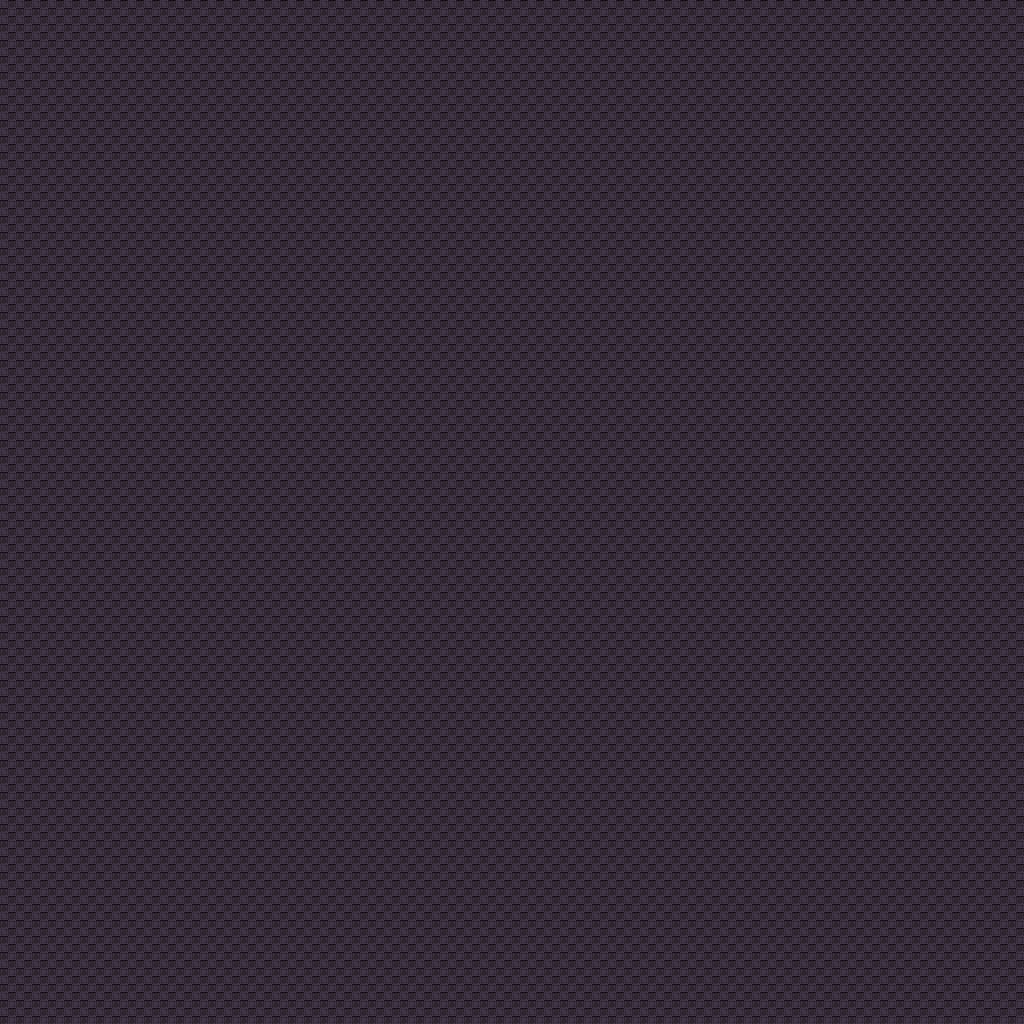

The image is a tile-based game level rendered from a .tmx file. Its description and source (layers, tilesets, objects; grid data summarised) follow:
An orthogonal 64x64 tile map with 16x16 px tiles, 1 tile layer (Tile Layer 1).

<map version="1.10" tiledversion="1.10.1" orientation="orthogonal" renderorder="right-down" width="64" height="64" tilewidth="16" tileheight="16" infinite="0" nextlayerid="2" nextobjectid="1">
 <tileset firstgid="1" source="floor.tsx" />
 <layer id="1" name="Tile Layer 1" width="64" height="64">
  <data>[4096 cells, 4096 non-empty, 1 distinct tile ids]</data>
 </layer>
</map>
